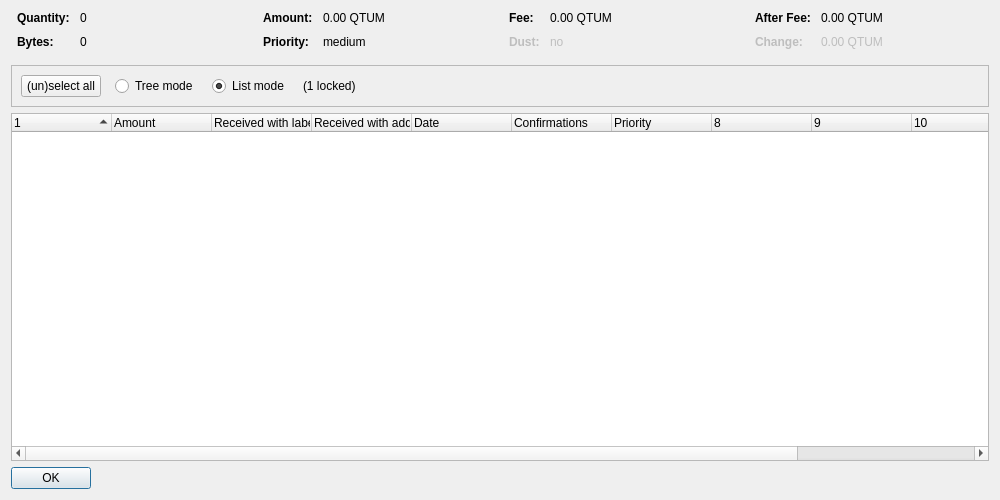
<?xml version="1.0" encoding="UTF-8"?>
<ui version="4.0">
 <class>CoinControlDialog</class>
 <widget class="QDialog" name="CoinControlDialog">
  <property name="geometry">
   <rect>
    <x>0</x>
    <y>0</y>
    <width>1000</width>
    <height>500</height>
   </rect>
  </property>
  <property name="windowTitle">
   <string>Coin Selection</string>
  </property>
  <layout class="QVBoxLayout" name="verticalLayout">
   <item>
    <layout class="QHBoxLayout" name="horizontalLayoutTop" stretch="0,0,0,0">
     <property name="topMargin">
      <number>0</number>
     </property>
     <property name="bottomMargin">
      <number>10</number>
     </property>
     <item>
      <layout class="QFormLayout" name="formLayoutCoinControl1">
       <property name="horizontalSpacing">
        <number>10</number>
       </property>
       <property name="verticalSpacing">
        <number>10</number>
       </property>
       <property name="leftMargin">
        <number>6</number>
       </property>
       <property name="rightMargin">
        <number>6</number>
       </property>
       <item row="0" column="0">
        <widget class="QLabel" name="labelCoinControlQuantityText">
         <property name="font">
          <font>
           <weight>75</weight>
           <bold>true</bold>
          </font>
         </property>
         <property name="text">
          <string>Quantity:</string>
         </property>
        </widget>
       </item>
       <item row="0" column="1">
        <widget class="QLabel" name="labelCoinControlQuantity">
         <property name="cursor">
          <cursorShape>IBeamCursor</cursorShape>
         </property>
         <property name="contextMenuPolicy">
          <enum>Qt::ActionsContextMenu</enum>
         </property>
         <property name="text">
          <string notr="true">0</string>
         </property>
         <property name="textInteractionFlags">
          <set>Qt::LinksAccessibleByMouse|Qt::TextSelectableByKeyboard|Qt::TextSelectableByMouse</set>
         </property>
        </widget>
       </item>
       <item row="1" column="0">
        <widget class="QLabel" name="labelCoinControlBytesText">
         <property name="font">
          <font>
           <weight>75</weight>
           <bold>true</bold>
          </font>
         </property>
         <property name="text">
          <string>Bytes:</string>
         </property>
        </widget>
       </item>
       <item row="1" column="1">
        <widget class="QLabel" name="labelCoinControlBytes">
         <property name="cursor">
          <cursorShape>IBeamCursor</cursorShape>
         </property>
         <property name="contextMenuPolicy">
          <enum>Qt::ActionsContextMenu</enum>
         </property>
         <property name="text">
          <string notr="true">0</string>
         </property>
         <property name="textInteractionFlags">
          <set>Qt::LinksAccessibleByMouse|Qt::TextSelectableByKeyboard|Qt::TextSelectableByMouse</set>
         </property>
        </widget>
       </item>
      </layout>
     </item>
     <item>
      <layout class="QFormLayout" name="formLayoutCoinControl2">
       <property name="horizontalSpacing">
        <number>10</number>
       </property>
       <property name="verticalSpacing">
        <number>10</number>
       </property>
       <property name="leftMargin">
        <number>6</number>
       </property>
       <property name="rightMargin">
        <number>6</number>
       </property>
       <item row="0" column="0">
        <widget class="QLabel" name="labelCoinControlAmountText">
         <property name="font">
          <font>
           <weight>75</weight>
           <bold>true</bold>
          </font>
         </property>
         <property name="text">
          <string>Amount:</string>
         </property>
        </widget>
       </item>
       <item row="0" column="1">
        <widget class="QLabel" name="labelCoinControlAmount">
         <property name="cursor">
          <cursorShape>IBeamCursor</cursorShape>
         </property>
         <property name="contextMenuPolicy">
          <enum>Qt::ActionsContextMenu</enum>
         </property>
         <property name="text">
          <string notr="true">0.00 QTUM</string>
         </property>
         <property name="textInteractionFlags">
          <set>Qt::LinksAccessibleByMouse|Qt::TextSelectableByKeyboard|Qt::TextSelectableByMouse</set>
         </property>
        </widget>
       </item>
       <item row="1" column="0">
        <widget class="QLabel" name="labelCoinControlPriorityText">
         <property name="font">
          <font>
           <weight>75</weight>
           <bold>true</bold>
          </font>
         </property>
         <property name="text">
          <string>Priority:</string>
         </property>
        </widget>
       </item>
       <item row="1" column="1">
        <widget class="QLabel" name="labelCoinControlPriority">
         <property name="cursor">
          <cursorShape>IBeamCursor</cursorShape>
         </property>
         <property name="contextMenuPolicy">
          <enum>Qt::ActionsContextMenu</enum>
         </property>
         <property name="text">
          <string notr="true">medium</string>
         </property>
         <property name="textInteractionFlags">
          <set>Qt::LinksAccessibleByMouse|Qt::TextSelectableByKeyboard|Qt::TextSelectableByMouse</set>
         </property>
        </widget>
       </item>
      </layout>
     </item>
     <item>
      <layout class="QFormLayout" name="formLayoutCoinControl3">
       <property name="horizontalSpacing">
        <number>10</number>
       </property>
       <property name="verticalSpacing">
        <number>10</number>
       </property>
       <property name="leftMargin">
        <number>6</number>
       </property>
       <property name="rightMargin">
        <number>6</number>
       </property>
       <item row="0" column="0">
        <widget class="QLabel" name="labelCoinControlFeeText">
         <property name="font">
          <font>
           <weight>75</weight>
           <bold>true</bold>
          </font>
         </property>
         <property name="text">
          <string>Fee:</string>
         </property>
        </widget>
       </item>
       <item row="0" column="1">
        <widget class="QLabel" name="labelCoinControlFee">
         <property name="cursor">
          <cursorShape>IBeamCursor</cursorShape>
         </property>
         <property name="contextMenuPolicy">
          <enum>Qt::ActionsContextMenu</enum>
         </property>
         <property name="text">
          <string notr="true">0.00 QTUM</string>
         </property>
         <property name="textInteractionFlags">
          <set>Qt::LinksAccessibleByMouse|Qt::TextSelectableByKeyboard|Qt::TextSelectableByMouse</set>
         </property>
        </widget>
       </item>
       <item row="1" column="0">
        <widget class="QLabel" name="labelCoinControlLowOutputText">
         <property name="enabled">
          <bool>false</bool>
         </property>
         <property name="font">
          <font>
           <weight>75</weight>
           <bold>true</bold>
          </font>
         </property>
         <property name="text">
          <string>Dust:</string>
         </property>
        </widget>
       </item>
       <item row="1" column="1">
        <widget class="QLabel" name="labelCoinControlLowOutput">
         <property name="enabled">
          <bool>false</bool>
         </property>
         <property name="cursor">
          <cursorShape>IBeamCursor</cursorShape>
         </property>
         <property name="contextMenuPolicy">
          <enum>Qt::ActionsContextMenu</enum>
         </property>
         <property name="text">
          <string notr="true">no</string>
         </property>
         <property name="textInteractionFlags">
          <set>Qt::LinksAccessibleByMouse|Qt::TextSelectableByKeyboard|Qt::TextSelectableByMouse</set>
         </property>
        </widget>
       </item>
      </layout>
     </item>
     <item>
      <layout class="QFormLayout" name="formLayoutCoinControl4">
       <property name="horizontalSpacing">
        <number>10</number>
       </property>
       <property name="verticalSpacing">
        <number>10</number>
       </property>
       <property name="leftMargin">
        <number>6</number>
       </property>
       <property name="rightMargin">
        <number>6</number>
       </property>
       <item row="0" column="0">
        <widget class="QLabel" name="labelCoinControlAfterFeeText">
         <property name="font">
          <font>
           <weight>75</weight>
           <bold>true</bold>
          </font>
         </property>
         <property name="text">
          <string>After Fee:</string>
         </property>
        </widget>
       </item>
       <item row="0" column="1">
        <widget class="QLabel" name="labelCoinControlAfterFee">
         <property name="cursor">
          <cursorShape>IBeamCursor</cursorShape>
         </property>
         <property name="contextMenuPolicy">
          <enum>Qt::ActionsContextMenu</enum>
         </property>
         <property name="text">
          <string notr="true">0.00 QTUM</string>
         </property>
         <property name="textInteractionFlags">
          <set>Qt::LinksAccessibleByMouse|Qt::TextSelectableByKeyboard|Qt::TextSelectableByMouse</set>
         </property>
        </widget>
       </item>
       <item row="1" column="0">
        <widget class="QLabel" name="labelCoinControlChangeText">
         <property name="enabled">
          <bool>false</bool>
         </property>
         <property name="font">
          <font>
           <weight>75</weight>
           <bold>true</bold>
          </font>
         </property>
         <property name="text">
          <string>Change:</string>
         </property>
        </widget>
       </item>
       <item row="1" column="1">
        <widget class="QLabel" name="labelCoinControlChange">
         <property name="enabled">
          <bool>false</bool>
         </property>
         <property name="cursor">
          <cursorShape>IBeamCursor</cursorShape>
         </property>
         <property name="contextMenuPolicy">
          <enum>Qt::ActionsContextMenu</enum>
         </property>
         <property name="text">
          <string notr="true">0.00 QTUM</string>
         </property>
         <property name="textInteractionFlags">
          <set>Qt::LinksAccessibleByMouse|Qt::TextSelectableByKeyboard|Qt::TextSelectableByMouse</set>
         </property>
        </widget>
       </item>
      </layout>
     </item>
    </layout>
   </item>
   <item>
    <widget class="QFrame" name="frame">
     <property name="minimumSize">
      <size>
       <width>0</width>
       <height>40</height>
      </size>
     </property>
     <property name="frameShape">
      <enum>QFrame::StyledPanel</enum>
     </property>
     <property name="frameShadow">
      <enum>QFrame::Sunken</enum>
     </property>
     <layout class="QHBoxLayout" name="horizontalLayout">
      <item>
       <layout class="QHBoxLayout" name="horizontalLayoutPanel" stretch="0,0,0,0,0">
        <property name="spacing">
         <number>14</number>
        </property>
        <item>
         <widget class="QPushButton" name="pushButtonSelectAll">
          <property name="sizePolicy">
           <sizepolicy hsizetype="Maximum" vsizetype="Fixed">
            <horstretch>0</horstretch>
            <verstretch>0</verstretch>
           </sizepolicy>
          </property>
          <property name="text">
           <string>(un)select all</string>
          </property>
          <property name="autoDefault">
           <bool>false</bool>
          </property>
         </widget>
        </item>
        <item>
         <widget class="QRadioButton" name="radioTreeMode">
          <property name="sizePolicy">
           <sizepolicy hsizetype="Maximum" vsizetype="Fixed">
            <horstretch>0</horstretch>
            <verstretch>0</verstretch>
           </sizepolicy>
          </property>
          <property name="text">
           <string>Tree mode</string>
          </property>
         </widget>
        </item>
        <item>
         <widget class="QRadioButton" name="radioListMode">
          <property name="sizePolicy">
           <sizepolicy hsizetype="Maximum" vsizetype="Fixed">
            <horstretch>0</horstretch>
            <verstretch>0</verstretch>
           </sizepolicy>
          </property>
          <property name="text">
           <string>List mode</string>
          </property>
          <property name="checked">
           <bool>true</bool>
          </property>
         </widget>
        </item>
        <item>
         <widget class="QLabel" name="labelLocked">
          <property name="text">
           <string notr="true">(1 locked)</string>
          </property>
         </widget>
        </item>
        <item>
         <spacer name="horizontalSpacer">
          <property name="orientation">
           <enum>Qt::Horizontal</enum>
          </property>
          <property name="sizeHint" stdset="0">
           <size>
            <width>40</width>
            <height>20</height>
           </size>
          </property>
         </spacer>
        </item>
       </layout>
      </item>
     </layout>
    </widget>
   </item>
   <item>
    <widget class="CoinControlTreeWidget" name="treeWidget">
     <property name="contextMenuPolicy">
      <enum>Qt::CustomContextMenu</enum>
     </property>
     <property name="sortingEnabled">
      <bool>false</bool>
     </property>
     <property name="columnCount">
      <number>12</number>
     </property>
     <attribute name="headerShowSortIndicator" stdset="0">
      <bool>true</bool>
     </attribute>
     <attribute name="headerStretchLastSection">
      <bool>false</bool>
     </attribute>
     <column>
      <property name="text">
       <string/>
      </property>
     </column>
     <column>
      <property name="text">
       <string>Amount</string>
      </property>
     </column>
     <column>
      <property name="text">
       <string>Received with label</string>
      </property>
     </column>
     <column>
      <property name="text">
       <string>Received with address</string>
      </property>
     </column>
     <column>
      <property name="text">
       <string>Date</string>
      </property>
     </column>
     <column>
      <property name="text">
       <string>Confirmations</string>
      </property>
      <property name="toolTip">
       <string>Confirmed</string>
      </property>
     </column>
     <column>
      <property name="text">
       <string>Priority</string>
      </property>
     </column>
     <column>
      <property name="text">
       <string/>
      </property>
     </column>
     <column>
      <property name="text">
       <string/>
      </property>
     </column>
     <column>
      <property name="text">
       <string/>
      </property>
     </column>
     <column>
      <property name="text">
       <string/>
      </property>
     </column>
     <column>
      <property name="text">
       <string/>
      </property>
     </column>
    </widget>
   </item>
   <item>
    <widget class="QDialogButtonBox" name="buttonBox">
     <property name="sizePolicy">
      <sizepolicy hsizetype="Maximum" vsizetype="Fixed">
       <horstretch>0</horstretch>
       <verstretch>0</verstretch>
      </sizepolicy>
     </property>
     <property name="orientation">
      <enum>Qt::Horizontal</enum>
     </property>
     <property name="standardButtons">
      <set>QDialogButtonBox::Ok</set>
     </property>
    </widget>
   </item>
  </layout>
 </widget>
 <customwidgets>
  <customwidget>
   <class>CoinControlTreeWidget</class>
   <extends>QTreeWidget</extends>
   <header>coincontroltreewidget.h</header>
  </customwidget>
 </customwidgets>
 <resources/>
 <connections/>
</ui>
